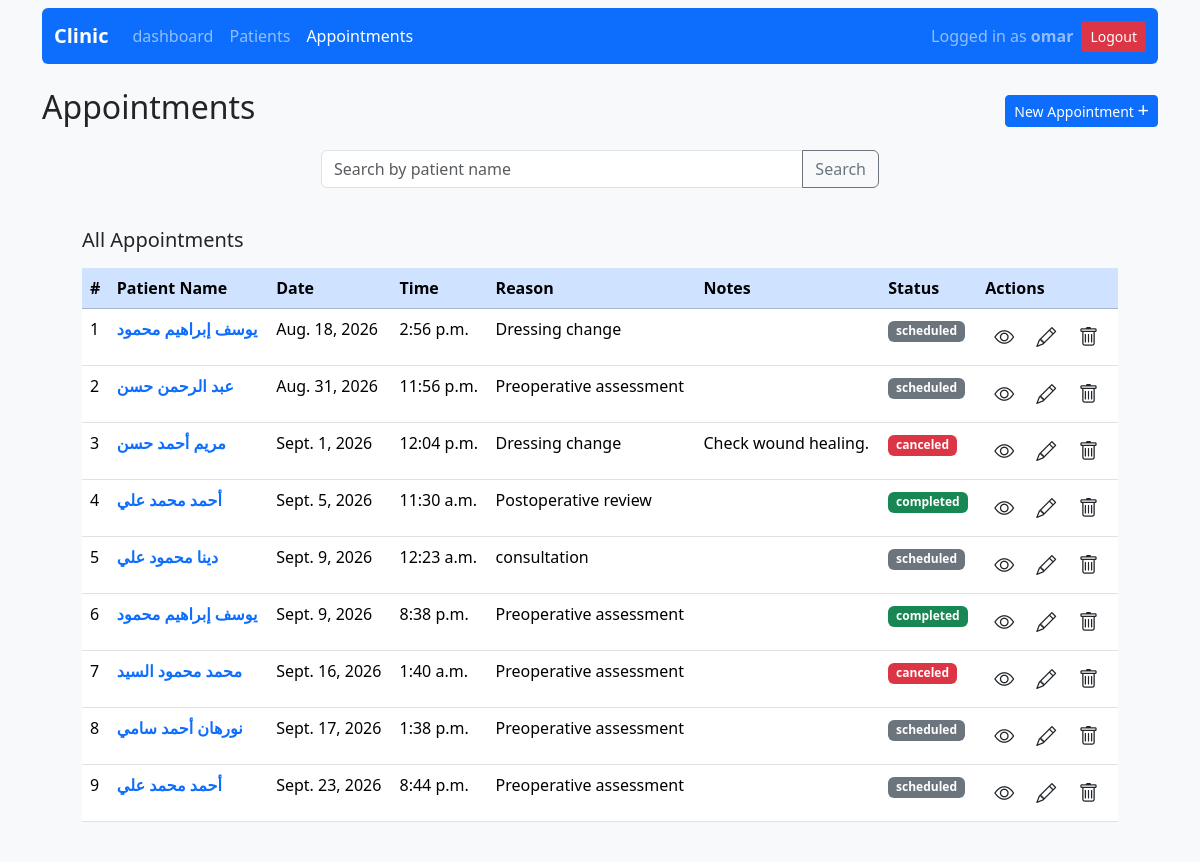
The page /appointments/ (signed in) on the database its author committed.
### appointments/models.py (models this page shows, shortened)
class Appointment(models.Model):
    class Status(models.TextChoices):
        SCHEDULED = 'scheduled', 'Scheduled'
        COMPLETED = 'completed', 'Completed'
        CANCELED = 'canceled', 'Canceled'
    patient = models.ForeignKey(Patient, on_delete=models.CASCADE, related_name='appointments')
    date = models.DateField()
    time = models.TimeField()
    reason = models.CharField(max_length=255)
    notes = models.TextField(blank=True)
    status = models.CharField(max_length=20, choices=Status.choices, default=Status.SCHEDULED)

### patients/models.py (models this page shows, shortened)
class Patient(models.Model):
    name = models.CharField(max_length=100)
    phone = models.CharField(max_length=15)
    date_of_birth = models.DateField()

### appointments/views.py (the view)
# urls.py: path('', views.appointment_list, name='appointment_list'),
@login_required
def appointment_list(request):
    q = request.GET.get('q')
    from_date = request.GET.get('from_date')
    to_date = request.GET.get('to_date')
    if q:
        appointments = Appointment.objects.filter(patient__name__icontains=q)
    else:
        appointments = Appointment.objects.all()
    if from_date:
        appointments = appointments.filter(date__gte=from_date)
    if to_date:
        appointments = appointments.filter(date__lte=to_date)
    return render(request, 'appointment_list.html', {'appointments': appointments.order_by('date', 'time')})

### appointments/templates/appointment_list.html
{% extends 'base.html' %}
{% block content %}
<div class="d-flex justify-content-between align-items-center">
    <h2>Appointments</h2>
    <a class="btn btn-primary btn-sm" href="{% url 'new_appointment' %}">New Appointment <span class="fs-5 lh-1">+</span></a>
</div>
<div class="d-flex justify-content-center">
    <form class="w-50" method="get" action="">
        <div class="input-group my-3">
            <input class="form-control" type="search" name="q" placeholder="Search by patient name" value="{{ request.GET.q }}">
            <button class="btn btn-outline-secondary" type="submit">Search</button>
        </div>
    </form>
</div>
<div class="bg-light rounded p-3 mt-2 mb-2 mx-4">
    <h3 class="fs-5 mb-3">All Appointments</h3>
    <table class="table">
        <thead>
            <tr class="table-primary">
                <th>#</th>
                <th>Patient Name</th>
                <th>Date</th>
                <th>Time</th>
                <th>Reason</th>
                <th>Notes</th>
                <th>Status</th>
                <th>Actions</th>
            </tr>
        </thead>
        <tbody>
            {% for appointment in appointments %}
                <tr>
                    <td>{{ forloop.counter }}</td>
                    <td><a class="link-primary link-underline-light link-underline-opacity-0 fw-bold" href="{% url 'patient_details' appointment.patient.id %}">{{ appointment.patient.name }}</a></td>
                    <td>{{ appointment.date }}</td>
                    <td>{{ appointment.time }}</td>
                    <td>{{ appointment.reason }}</td>
                    <td>{{ appointment.notes }}</td>
                    <td><span class="badge {% if appointment.status == 'scheduled' %}bg-secondary{% elif appointment.status == 'completed' %}bg-success{% else %}bg-danger{% endif %}">{{ appointment.status }}</span></td>
                    <td>
                        <a class="btn btn-sm fs-5" href="{% url 'appointment_details' appointment.id %}" title="View Details"><i class="bi bi-eye"></i></a>
                        <a class="btn btn-sm fs-5" href="{% url 'edit_appointment' appointment.id %}" title="Edit"><i class="bi bi-pencil"></i></a>
                        <a class="btn btn-sm fs-5" href="{% url 'delete_appointment' appointment.id %}" title="Delete"><i class="bi bi-trash"></i></a>
                    </td>
                </tr>
            {% empty %}
                <tr>
                    <td colspan="6" class="text-center">No appointments found.</td>
                </tr>
            {% endfor %}
        </tbody>
    </table>
</div>
{% endblock %}

### templates/base.html (shortened to what this page needs)
<!DOCTYPE html>
<html>
<head>
    <link href="https://cdn.jsdelivr.net/npm/bootstrap@5.3.8/dist/css/bootstrap.min.css" rel="stylesheet">
    <link rel="stylesheet" href="https://cdn.jsdelivr.net/npm/bootstrap-icons@1.13.1/font/bootstrap-icons.min.css">
</head>
<body class="bg-light">
    <div class="container pt-2">
        <nav class="navbar navbar-expand-lg navbar-dark bg-primary rounded">
            <div class="container-fluid">
            <a class="navbar-brand fw-bold" href="{% url 'dashboard' %}">Clinic</a>
            <div class="collapse navbar-collapse" id="navbar">
                <ul class="navbar-nav me-auto mb-2 mb-lg-0">
                    <li class="nav-item">
                        <a class="nav-link {% if request.resolver_match.url_name == 'dashboard' %}active{% endif %}" aria-current="page" href="{% url 'dashboard' %}">dashboard</a>
                    </li>
                    <li class="nav-item">
                        <a class="nav-link {% if request.resolver_match.url_name == 'patient_list' %}active{% endif %}" href="{% url 'patient_list' %}">Patients</a>
                    </li>
                    <li class="nav-item">
                        <a class="nav-link {% if request.resolver_match.url_name == 'appointment_list' %}active{% endif %}" href="{% url 'appointment_list' %}">Appointments</a>
                    </li>
                </ul>
            </div>
            <div class="ms-auto">
            {% if user.is_authenticated %}
                <form method="post" action="{% url 'logout' %}" class="d-inline">
                    <div class="d-flex align-items-center">
                        <span class="navbar-text me-2">
                            Logged in as <strong>{{ user.username }}</strong>
                        </span>
                        <button type="submit" class="btn btn-danger btn-sm">
                            Logout
                        </button>
                    </div>
                </form>
            {% endif %}
            </div>
        </div>
    </nav>
    <main class="mt-4">
        {% block content %}
        {% endblock %}
    </main>
</div>
</body>
</html>

### rows shown on the page
Appointment: patient.name "يوسف إبراهيم محمود", date "Aug. 18, 2026", time "2:56 p.m.", reason "Dressing change", status "scheduled"
Appointment: patient.name "عبد الرحمن حسن", date "Aug. 31, 2026", time "11:56 p.m.", reason "Preoperative assessment", status "scheduled"
Appointment: patient.name "مريم أحمد حسن", date "Sept. 1, 2026", time "12:04 p.m.", reason "Dressing change", notes "Check wound healing.", status "canceled"
Appointment: patient.name "أحمد محمد علي", date "Sept. 5, 2026", time "11:30 a.m.", reason "Postoperative review", status "completed"
Appointment: patient.name "دينا محمود علي", date "Sept. 9, 2026", time "12:23 a.m.", reason "consultation", status "scheduled"
Appointment: patient.name "يوسف إبراهيم محمود", date "Sept. 9, 2026", time "8:38 p.m.", reason "Preoperative assessment", status "completed"
Appointment: patient.name "محمد محمود السيد", date "Sept. 16, 2026", time "1:40 a.m.", reason "Preoperative assessment", status "canceled"
Appointment: patient.name "نورهان أحمد سامي", date "Sept. 17, 2026", time "1:38 p.m.", reason "Preoperative assessment", status "scheduled"
Appointment: patient.name "أحمد محمد علي", date "Sept. 23, 2026", time "8:44 p.m.", reason "Preoperative assessment", status "scheduled"

### other values the page prints
{{ user.username }} "omar"
